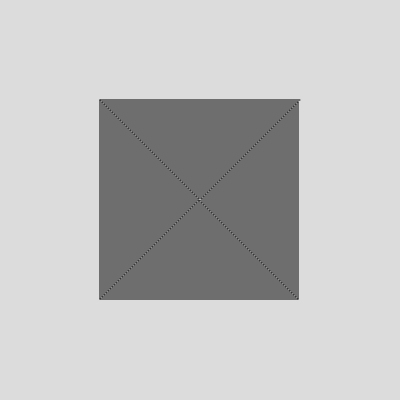
Frame 1 (no input)
Frame 60 (no input): identical to frame 1, image omitted
Frame 120 (the mouse pressed at the canvas centre since frame 60): identical to frame 1, image omitted

The p5.js sketch that drew this single still picture (run headless with seeded random() and noise() and a simulated clock; from frame 60 on, the mouse is pressed at the canvas centre):

// p5.js sketch
// ── sketch.js
class Turtle{
  constructor(action){
    this.action = action
    this.len = 1
  }
  forward(){
    line(0,0,0,this.len)
    translate(0,this.len)
  }
  left(){
    angleMode(DEGREES)
    rotate(-90)
  }
  right(){
    angleMode(DEGREES)
    rotate(90)
  }
  update(){
    for(let chr of this.action){
      if(chr == "F"){
        this.forward()
      }
      if(chr == "R"){
        this.right()
      }
      if(chr == "L"){
        this.left()
      }
      if(chr == "Q"){
        this.len++
      }
    }
  }
}
let t 
function setup() {
  createCanvas(400, 400);
  background(220);
  t = new Turtle("FRQ")
  translate(width/2, height/2)
  for(let i=0; i<200; i++){
  t.update()
  }
 
}

function draw() {
}
